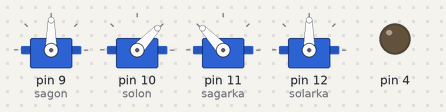
Bench run of a sketch on a simulated Arduino Uno, built with avr-gcc and run on an emulated ATmega328P. On the bench: 4 × servo, output pins drawn as LEDs (lit = HIGH).

Above: at 0.05 s.
At 0.35 s:
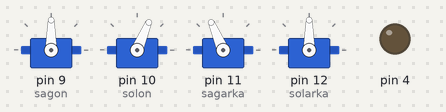
At 0.7 s:
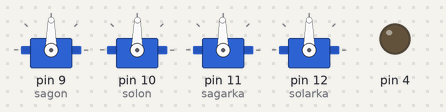
At 1.4 s:
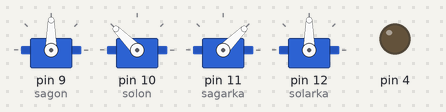
At 1.95 s:
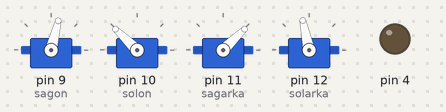
At 2.8 s:
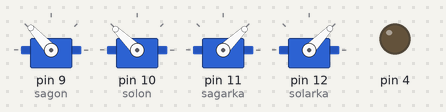
Timing chart, 0 to 6.5 s (numbered marks = the images above):
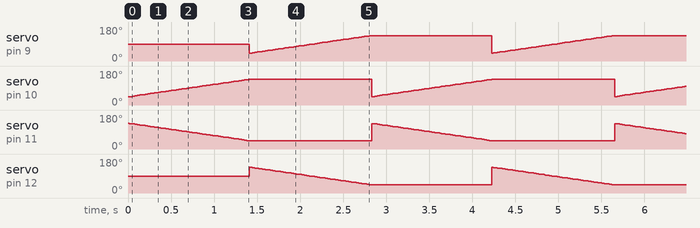

Measured:
- by itself, servo on pin 10 (solon): ramps from 45° to 136° and jumps back, once every 2.8 s
- by itself, servo on pin 11 (sagarka): ramps from 135° to 44° and jumps back, once every 2.8 s

The sketch:

sketch_may07a.ino
```cpp
#include <Servo.h>
#include<IRremote.h>
IRrecv irrecv(3);
decode_results results;
#define ileri 80BF53AC
#define geri 80BF4BB4
#define sol 80BF9966
#define sag 80BF837C
Servo sagon;
Servo solon;
Servo sagarka;
Servo solarka;
int possag;
int possol;
int possag2;
int possol2;


void setup() {
 Serial.begin(9600);
irrecv.enableIRIn();
pinMode(4,OUTPUT);
digitalWrite(4,LOW);
sagon.attach(9);
solon.attach(10);
sagarka.attach(11);
solarka.attach(12);

}

void loop() {
  for( possol = 44 , possag = 136; possol <= 136 && possag >= 44; possag -= 1 ,  possol += 1 ) {
    solon.write(possol);
    sagarka.write(possag);
    delay(15);
  }
   for( possol2 = 136 , possag2 = 42; possag2 <= 136 && possol2 >= 44; possol2 -= 1 ,  possag2 += 1 ) {
    solarka.write(possol2);
    sagon.write(possag2);
    delay(15);
   }
/*  for (possag = 136; possag >= 44; possag -= 1) {
    sagon.write(possag);
    sagarka.write(possag);
    delay(15);
  }

  }
   for (possag = 44; possag <= 136; possag += 1) {
    sagon.write(possag);
    sagarka.write(possag);
    delay(15);
  }*/


if(irrecv.decode(&results)) {
  Serial.println(results.value,HEX);
  digitalWrite(4,HIGH);
  delay(100);
  digitalWrite(4,LOW);
  delay(1);
  irrecv.resume();
  }
  }
```
